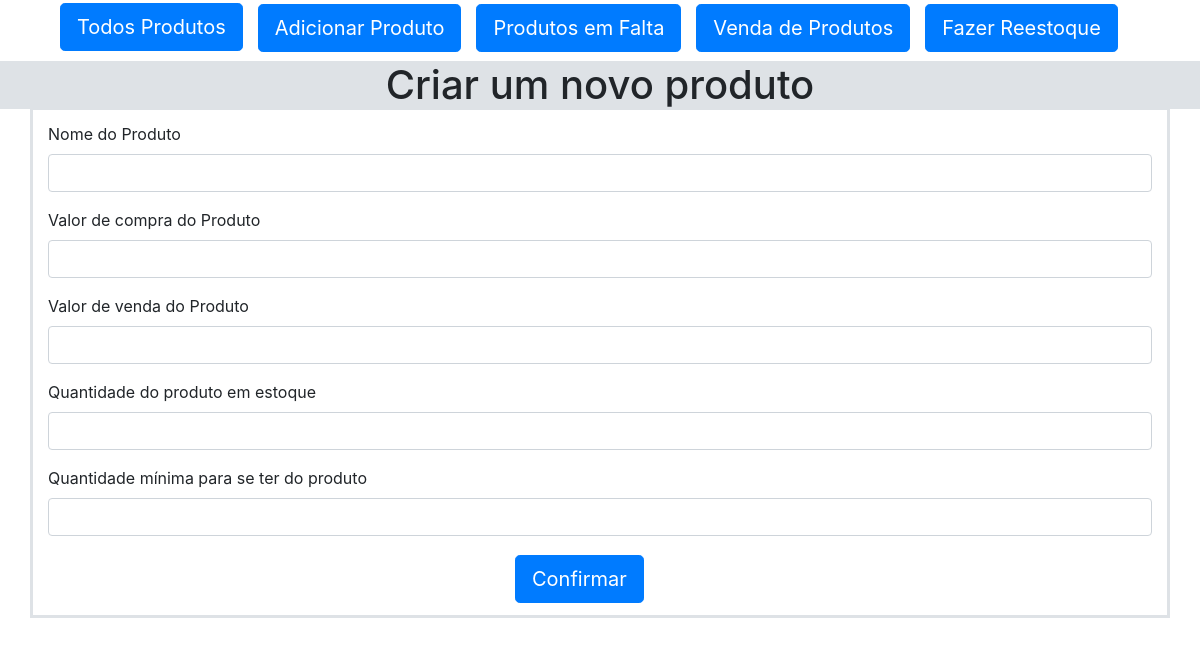
/alterar_produto/5, run on an earlier commit of the app's database.
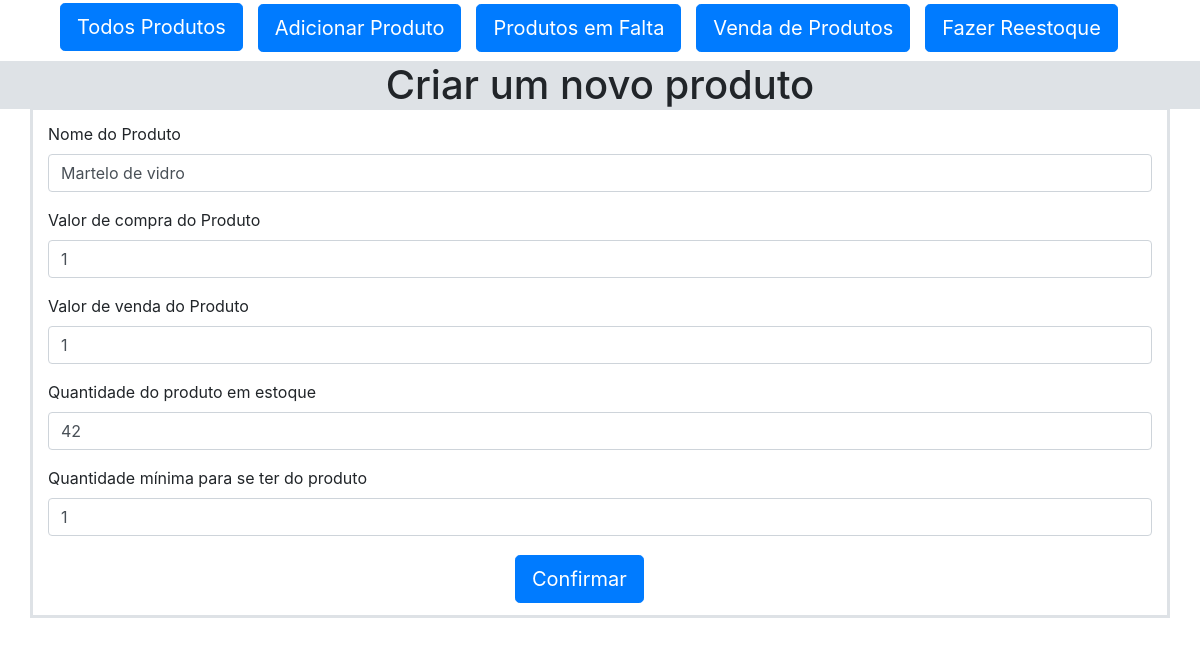
And on a later commit of the database.
### db.py (models this page shows)
class Estoque(db.Model):
    __tablename_ = 'produtos'
    id = db.Column(db.Integer, primary_key=True)
    nome = db.Column(db.Text, unique=True)
    valor_compra = db.Column(db.Text)
    valor_venda = db.Column(db.Text)
    quantidade_estoque = db.Column(db.Text)
    quantidade_minima = db.Column(db.Text)

### views.py (the view)
@app.route('/alterar_produto/<id>')
def alterar_produto(id):
    produto_para_modificar = Estoque.query.filter_by(id=id).first()
    return render_template('alterar_produto.html', produto=produto_para_modificar)

### templates/alterar_produto.html (shortened to what this page needs)
{% extends "template.html" %}
{% block h1 %}Criar um novo produto{% endblock %}
{% block conteudo%}
<div class="container" style="border-style: solid; border-color: #dee2e6; margin-top: -0.3%; padding-top: 1%; padding-bottom: 1%;">
    <form name="form" action="{{ url_for('modificar') }}" method="POST" enctype="multipart/form-data">
        <div class="form-group">
            <label for="nome">Nome do Produto</label>
            <input type="text" value="{{ produto.nome }}" required class="form-control" name="nome" id="nome">
        </div>
        <div class="form-group">
            <label for="valor_compra">Valor de compra do Produto</label>
            <input type="number" value="{{ produto.valor_compra }}"  required class="form-control" name="valor_compra" id="valor_compra">
        </div>
        <div class="form-group">
            <label for="valor_venda">Valor de venda do Produto</label>
            <input type="number" value="{{ produto.valor_venda }}" required class="form-control" name="valor_venda" id="valor_venda">
        </div>
        <div class="form-group">
            <label for="quantidade_estoque">Quantidade do produto em estoque</label>
            <input type="number" value="{{ produto.quantidade_estoque }}"  required class="form-control" name="quantidade_estoque" id="quantidade_estoque">
        </div>
        <div class="form-group">
            <label for="quantidade_minima">Quantidade mínima para se ter do produto</label>
            <input type="number" value="{{ produto.quantidade_minima }}" required class="form-control" name="quantidade_minima" id="quantidade_minima">
        </div>
        <div class="mx-auto" style="width: 200px;">
            <button type="submit" class="btn btn-primary btn-lg">Confirmar</button>
        </div>
    </form>
</div>
{% endblock %}

What changed in the data, as far as the page shows it:
added Estoque: nome "Martelo de vidro", valor_compra "1", valor_venda "1", quantidade_estoque "42", quantidade_minima "1"
